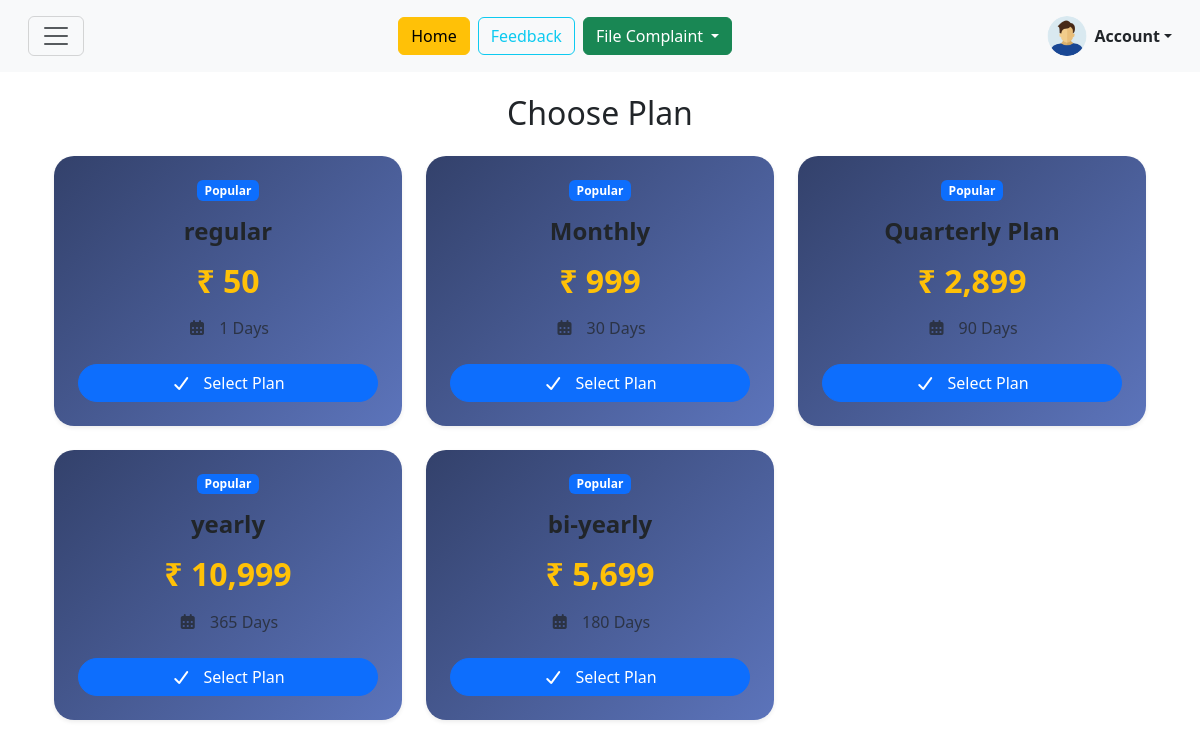
The app's page /LibraryStudyCenter/Student/plane.php (signed in) with its own data.
### tables this page shows
CREATE TABLE `plans` (
  `plan_id` int(11) NOT NULL,
  `plan_name` varchar(50) NOT NULL,
  `amount` float NOT NULL,
  `duration_days` int(11) DEFAULT NULL,
  `features` varchar(255) DEFAULT NULL,
  `created_at` datetime DEFAULT current_timestamp()
);

### LibraryStudyCenter/Student/plane.php (the view, shortened to what this page needs)
<?php
require "../database.php";
$slot_id = (int)$_GET['slot_id'] ;
$seat_id = (int)$_GET['seat_id'] ;
var_dump($slot_id,$seat_id);
$plans = mysqli_query($conn, "SELECT * FROM plans");
?>
<div class="container ">
    <h2 class="text-center  mb-4" style="margin-top:70px">Choose Plan</h2>
    <div class="row">
        <?php while($plan = mysqli_fetch_assoc($plans)) { ?>
            <div class="col-md-4 mb-4">
    <div class="card plan-card h-100 border-0 shadow-sm text-center">
        <div class="card-body p-4">
            <span class="badge bg-primary mb-3">Popular</span>
            <h4 class="fw-bold text-dark">
                <?= $plan['plan_name'] ?>
            </h4>
            <h2 class="text-primary text-warning fw-bold my-3">
                ₹ <?= number_format($plan['amount']) ?>
            </h2>
            <p class="text-muted mb-4">
                <i class="fa-solid fa-calendar-days me-2"></i>
                <?= $plan['duration_days'] ?> Days
            </p>
            <a href="booked.php?slot_id=<?= $slot_id ?>&seat_id=<?= $seat_id ?>&plan_id=<?= $plan['plan_id'] ?>"
               class="btn btn-primary w-100 rounded-pill">
                <i class="fa-solid fa-check me-2"></i>
                Select Plan
            </a>
        </div>
    </div>
</div>
        <?php } ?>
    </div>
</div>

### LibraryStudyCenter/Student/style.css (style rules this page uses)
.card { cursor: pointer; }
.plan-card { border: 2px solid #ffd700; border-radius: 20px; background: linear-gradient(135deg, #33416b, #5c74bb); color: #fff; transition: all 0.3s ease; overflow: hidden; }

### records on screen
plans: plan_name "regular", amount "50", duration_days "1"
plans: plan_name "Monthly", amount "999", duration_days "30"
plans: plan_name "Quarterly Plan", amount "2,899", duration_days "90"
plans: plan_name "yearly", amount "10,999", duration_days "365"
plans: plan_name "bi-yearly", amount "5,699", duration_days "180"
